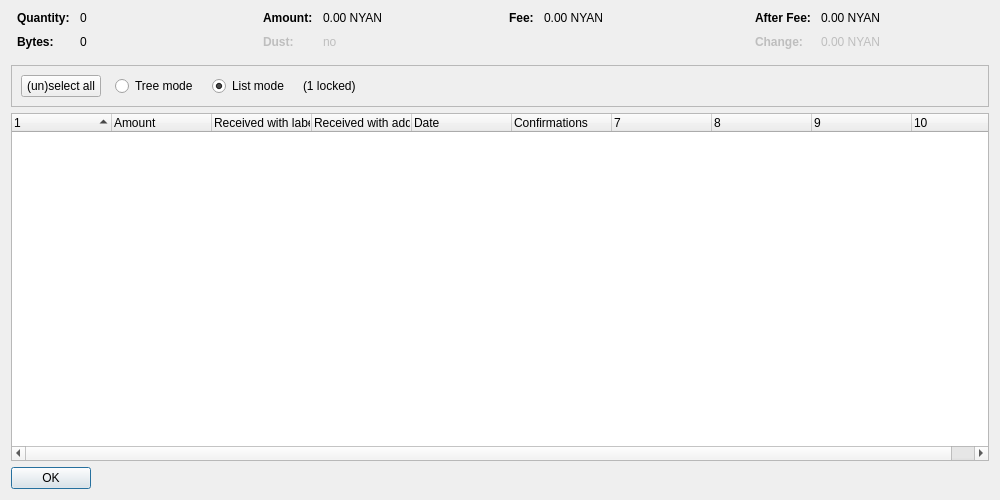
<?xml version="1.0" encoding="UTF-8"?>
<ui version="4.0">
 <class>CoinControlDialog</class>
 <widget class="QDialog" name="CoinControlDialog">
  <property name="geometry">
   <rect>
    <x>0</x>
    <y>0</y>
    <width>1000</width>
    <height>500</height>
   </rect>
  </property>
  <property name="windowTitle">
   <string>Coin Selection</string>
  </property>
  <layout class="QVBoxLayout" name="verticalLayout">
   <item>
    <layout class="QHBoxLayout" name="horizontalLayoutTop" stretch="0,0,0,0">
     <property name="topMargin">
      <number>0</number>
     </property>
     <property name="bottomMargin">
      <number>10</number>
     </property>
     <item>
      <layout class="QFormLayout" name="formLayoutCoinControl1">
       <property name="horizontalSpacing">
        <number>10</number>
       </property>
       <property name="verticalSpacing">
        <number>10</number>
       </property>
       <property name="leftMargin">
        <number>6</number>
       </property>
       <property name="rightMargin">
        <number>6</number>
       </property>
       <item row="0" column="0">
        <widget class="QLabel" name="labelCoinControlQuantityText">
         <property name="font">
          <font>
           <weight>75</weight>
           <bold>true</bold>
          </font>
         </property>
         <property name="text">
          <string>Quantity:</string>
         </property>
        </widget>
       </item>
       <item row="0" column="1">
        <widget class="QLabel" name="labelCoinControlQuantity">
         <property name="cursor">
          <cursorShape>IBeamCursor</cursorShape>
         </property>
         <property name="contextMenuPolicy">
          <enum>Qt::ActionsContextMenu</enum>
         </property>
         <property name="text">
          <string notr="true">0</string>
         </property>
         <property name="textInteractionFlags">
          <set>Qt::LinksAccessibleByMouse|Qt::TextSelectableByKeyboard|Qt::TextSelectableByMouse</set>
         </property>
        </widget>
       </item>
       <item row="1" column="0">
        <widget class="QLabel" name="labelCoinControlBytesText">
         <property name="font">
          <font>
           <weight>75</weight>
           <bold>true</bold>
          </font>
         </property>
         <property name="text">
          <string>Bytes:</string>
         </property>
        </widget>
       </item>
       <item row="1" column="1">
        <widget class="QLabel" name="labelCoinControlBytes">
         <property name="cursor">
          <cursorShape>IBeamCursor</cursorShape>
         </property>
         <property name="contextMenuPolicy">
          <enum>Qt::ActionsContextMenu</enum>
         </property>
         <property name="text">
          <string notr="true">0</string>
         </property>
         <property name="textInteractionFlags">
          <set>Qt::LinksAccessibleByMouse|Qt::TextSelectableByKeyboard|Qt::TextSelectableByMouse</set>
         </property>
        </widget>
       </item>
      </layout>
     </item>
     <item>
      <layout class="QFormLayout" name="formLayoutCoinControl2">
       <property name="horizontalSpacing">
        <number>10</number>
       </property>
       <property name="verticalSpacing">
        <number>10</number>
       </property>
       <property name="leftMargin">
        <number>6</number>
       </property>
       <property name="rightMargin">
        <number>6</number>
       </property>
       <item row="0" column="0">
        <widget class="QLabel" name="labelCoinControlAmountText">
         <property name="font">
          <font>
           <weight>75</weight>
           <bold>true</bold>
          </font>
         </property>
         <property name="text">
          <string>Amount:</string>
         </property>
        </widget>
       </item>
       <item row="0" column="1">
        <widget class="QLabel" name="labelCoinControlAmount">
         <property name="cursor">
          <cursorShape>IBeamCursor</cursorShape>
         </property>
         <property name="contextMenuPolicy">
          <enum>Qt::ActionsContextMenu</enum>
         </property>
         <property name="text">
          <string notr="true">0.00 NYAN</string>
         </property>
         <property name="textInteractionFlags">
          <set>Qt::LinksAccessibleByMouse|Qt::TextSelectableByKeyboard|Qt::TextSelectableByMouse</set>
         </property>
        </widget>
       </item>
       <item row="1" column="0">
        <widget class="QLabel" name="labelCoinControlLowOutputText">
         <property name="enabled">
          <bool>false</bool>
         </property>
         <property name="font">
          <font>
           <weight>75</weight>
           <bold>true</bold>
          </font>
         </property>
         <property name="text">
          <string>Dust:</string>
         </property>
        </widget>
       </item>
       <item row="1" column="1">
        <widget class="QLabel" name="labelCoinControlLowOutput">
         <property name="enabled">
          <bool>false</bool>
         </property>
         <property name="cursor">
          <cursorShape>IBeamCursor</cursorShape>
         </property>
         <property name="contextMenuPolicy">
          <enum>Qt::ActionsContextMenu</enum>
         </property>
         <property name="text">
          <string notr="true">no</string>
         </property>
         <property name="textInteractionFlags">
          <set>Qt::LinksAccessibleByMouse|Qt::TextSelectableByKeyboard|Qt::TextSelectableByMouse</set>
         </property>
        </widget>
       </item>
      </layout>
     </item>
     <item>
      <layout class="QFormLayout" name="formLayoutCoinControl3">
       <property name="horizontalSpacing">
        <number>10</number>
       </property>
       <property name="verticalSpacing">
        <number>10</number>
       </property>
       <property name="leftMargin">
        <number>6</number>
       </property>
       <property name="rightMargin">
        <number>6</number>
       </property>
       <item row="0" column="0">
        <widget class="QLabel" name="labelCoinControlFeeText">
         <property name="font">
          <font>
           <weight>75</weight>
           <bold>true</bold>
          </font>
         </property>
         <property name="text">
          <string>Fee:</string>
         </property>
        </widget>
       </item>
       <item row="0" column="1">
        <widget class="QLabel" name="labelCoinControlFee">
         <property name="cursor">
          <cursorShape>IBeamCursor</cursorShape>
         </property>
         <property name="contextMenuPolicy">
          <enum>Qt::ActionsContextMenu</enum>
         </property>
         <property name="text">
          <string notr="true">0.00 NYAN</string>
         </property>
         <property name="textInteractionFlags">
          <set>Qt::LinksAccessibleByMouse|Qt::TextSelectableByKeyboard|Qt::TextSelectableByMouse</set>
         </property>
        </widget>
       </item>
      </layout>
     </item>
     <item>
      <layout class="QFormLayout" name="formLayoutCoinControl4">
       <property name="horizontalSpacing">
        <number>10</number>
       </property>
       <property name="verticalSpacing">
        <number>10</number>
       </property>
       <property name="leftMargin">
        <number>6</number>
       </property>
       <property name="rightMargin">
        <number>6</number>
       </property>
       <item row="0" column="0">
        <widget class="QLabel" name="labelCoinControlAfterFeeText">
         <property name="font">
          <font>
           <weight>75</weight>
           <bold>true</bold>
          </font>
         </property>
         <property name="text">
          <string>After Fee:</string>
         </property>
        </widget>
       </item>
       <item row="0" column="1">
        <widget class="QLabel" name="labelCoinControlAfterFee">
         <property name="cursor">
          <cursorShape>IBeamCursor</cursorShape>
         </property>
         <property name="contextMenuPolicy">
          <enum>Qt::ActionsContextMenu</enum>
         </property>
         <property name="text">
          <string notr="true">0.00 NYAN</string>
         </property>
         <property name="textInteractionFlags">
          <set>Qt::LinksAccessibleByMouse|Qt::TextSelectableByKeyboard|Qt::TextSelectableByMouse</set>
         </property>
        </widget>
       </item>
       <item row="1" column="0">
        <widget class="QLabel" name="labelCoinControlChangeText">
         <property name="enabled">
          <bool>false</bool>
         </property>
         <property name="font">
          <font>
           <weight>75</weight>
           <bold>true</bold>
          </font>
         </property>
         <property name="text">
          <string>Change:</string>
         </property>
        </widget>
       </item>
       <item row="1" column="1">
        <widget class="QLabel" name="labelCoinControlChange">
         <property name="enabled">
          <bool>false</bool>
         </property>
         <property name="cursor">
          <cursorShape>IBeamCursor</cursorShape>
         </property>
         <property name="contextMenuPolicy">
          <enum>Qt::ActionsContextMenu</enum>
         </property>
         <property name="text">
          <string notr="true">0.00 NYAN</string>
         </property>
         <property name="textInteractionFlags">
          <set>Qt::LinksAccessibleByMouse|Qt::TextSelectableByKeyboard|Qt::TextSelectableByMouse</set>
         </property>
        </widget>
       </item>
      </layout>
     </item>
    </layout>
   </item>
   <item>
    <widget class="QFrame" name="frame">
     <property name="minimumSize">
      <size>
       <width>0</width>
       <height>40</height>
      </size>
     </property>
     <property name="frameShape">
      <enum>QFrame::StyledPanel</enum>
     </property>
     <property name="frameShadow">
      <enum>QFrame::Sunken</enum>
     </property>
     <layout class="QHBoxLayout" name="horizontalLayout">
      <item>
       <layout class="QHBoxLayout" name="horizontalLayoutPanel" stretch="0,0,0,0,0">
        <property name="spacing">
         <number>14</number>
        </property>
        <item>
         <widget class="QPushButton" name="pushButtonSelectAll">
          <property name="sizePolicy">
           <sizepolicy hsizetype="Maximum" vsizetype="Fixed">
            <horstretch>0</horstretch>
            <verstretch>0</verstretch>
           </sizepolicy>
          </property>
          <property name="text">
           <string>(un)select all</string>
          </property>
          <property name="autoDefault">
           <bool>false</bool>
          </property>
         </widget>
        </item>
        <item>
         <widget class="QRadioButton" name="radioTreeMode">
          <property name="sizePolicy">
           <sizepolicy hsizetype="Maximum" vsizetype="Fixed">
            <horstretch>0</horstretch>
            <verstretch>0</verstretch>
           </sizepolicy>
          </property>
          <property name="text">
           <string>Tree mode</string>
          </property>
         </widget>
        </item>
        <item>
         <widget class="QRadioButton" name="radioListMode">
          <property name="sizePolicy">
           <sizepolicy hsizetype="Maximum" vsizetype="Fixed">
            <horstretch>0</horstretch>
            <verstretch>0</verstretch>
           </sizepolicy>
          </property>
          <property name="text">
           <string>List mode</string>
          </property>
          <property name="checked">
           <bool>true</bool>
          </property>
         </widget>
        </item>
        <item>
         <widget class="QLabel" name="labelLocked">
          <property name="text">
           <string notr="true">(1 locked)</string>
          </property>
         </widget>
        </item>
        <item>
         <spacer name="horizontalSpacer">
          <property name="orientation">
           <enum>Qt::Horizontal</enum>
          </property>
          <property name="sizeHint" stdset="0">
           <size>
            <width>40</width>
            <height>20</height>
           </size>
          </property>
         </spacer>
        </item>
       </layout>
      </item>
     </layout>
    </widget>
   </item>
   <item>
    <widget class="CoinControlTreeWidget" name="treeWidget">
     <property name="contextMenuPolicy">
      <enum>Qt::CustomContextMenu</enum>
     </property>
     <property name="sortingEnabled">
      <bool>false</bool>
     </property>
     <property name="columnCount">
      <number>10</number>
     </property>
     <attribute name="headerShowSortIndicator" stdset="0">
      <bool>true</bool>
     </attribute>
     <attribute name="headerStretchLastSection">
      <bool>false</bool>
     </attribute>
     <column>
      <property name="text">
       <string/>
      </property>
     </column>
     <column>
      <property name="text">
       <string>Amount</string>
      </property>
     </column>
     <column>
      <property name="text">
       <string>Received with label</string>
      </property>
     </column>
     <column>
      <property name="text">
       <string>Received with address</string>
      </property>
     </column>
     <column>
      <property name="text">
       <string>Date</string>
      </property>
     </column>
     <column>
      <property name="text">
       <string>Confirmations</string>
      </property>
      <property name="toolTip">
       <string>Confirmed</string>
      </property>
     </column>
     <column>
      <property name="text">
       <string/>
      </property>
     </column>
     <column>
      <property name="text">
       <string/>
      </property>
     </column>
     <column>
      <property name="text">
       <string/>
      </property>
     </column>
     <column>
      <property name="text">
       <string/>
      </property>
     </column>
    </widget>
   </item>
   <item>
    <widget class="QDialogButtonBox" name="buttonBox">
     <property name="sizePolicy">
      <sizepolicy hsizetype="Maximum" vsizetype="Fixed">
       <horstretch>0</horstretch>
       <verstretch>0</verstretch>
      </sizepolicy>
     </property>
     <property name="orientation">
      <enum>Qt::Horizontal</enum>
     </property>
     <property name="standardButtons">
      <set>QDialogButtonBox::Ok</set>
     </property>
    </widget>
   </item>
  </layout>
 </widget>
 <customwidgets>
  <customwidget>
   <class>CoinControlTreeWidget</class>
   <extends>QTreeWidget</extends>
   <header>coincontroltreewidget.h</header>
  </customwidget>
 </customwidgets>
 <resources/>
 <connections/>
</ui>
